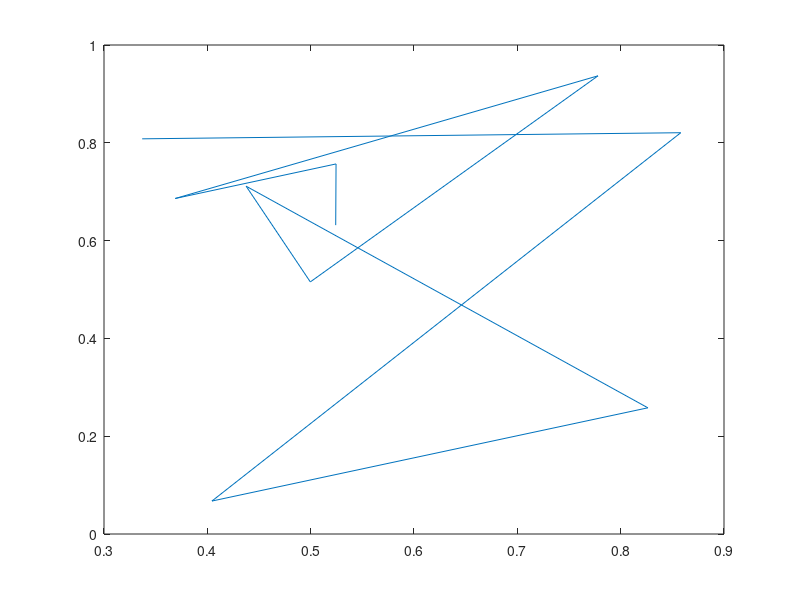
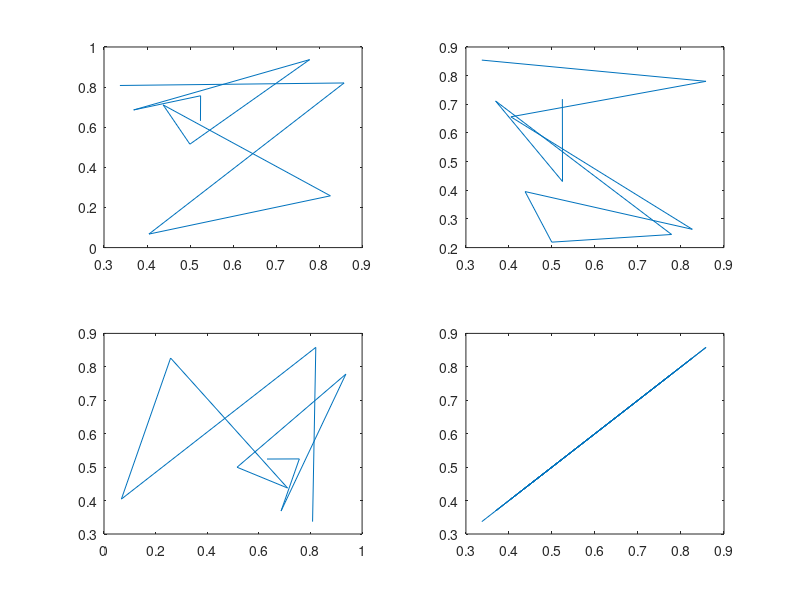

The MATLAB script that drew these images, in order:
x = rand(10,1);
y = rand(10,1);
z = rand(10,1)

plot(x,y);
figure , plot(x,y);

% 4 plots - organize in 2 rows and 2 columns
subplot(2,2,1), plot(x,y);
subplot(2,2,2), plot(x,z);
subplot(2,2,3), plot(y,x);
subplot(2,2,4), plot(x,x);


